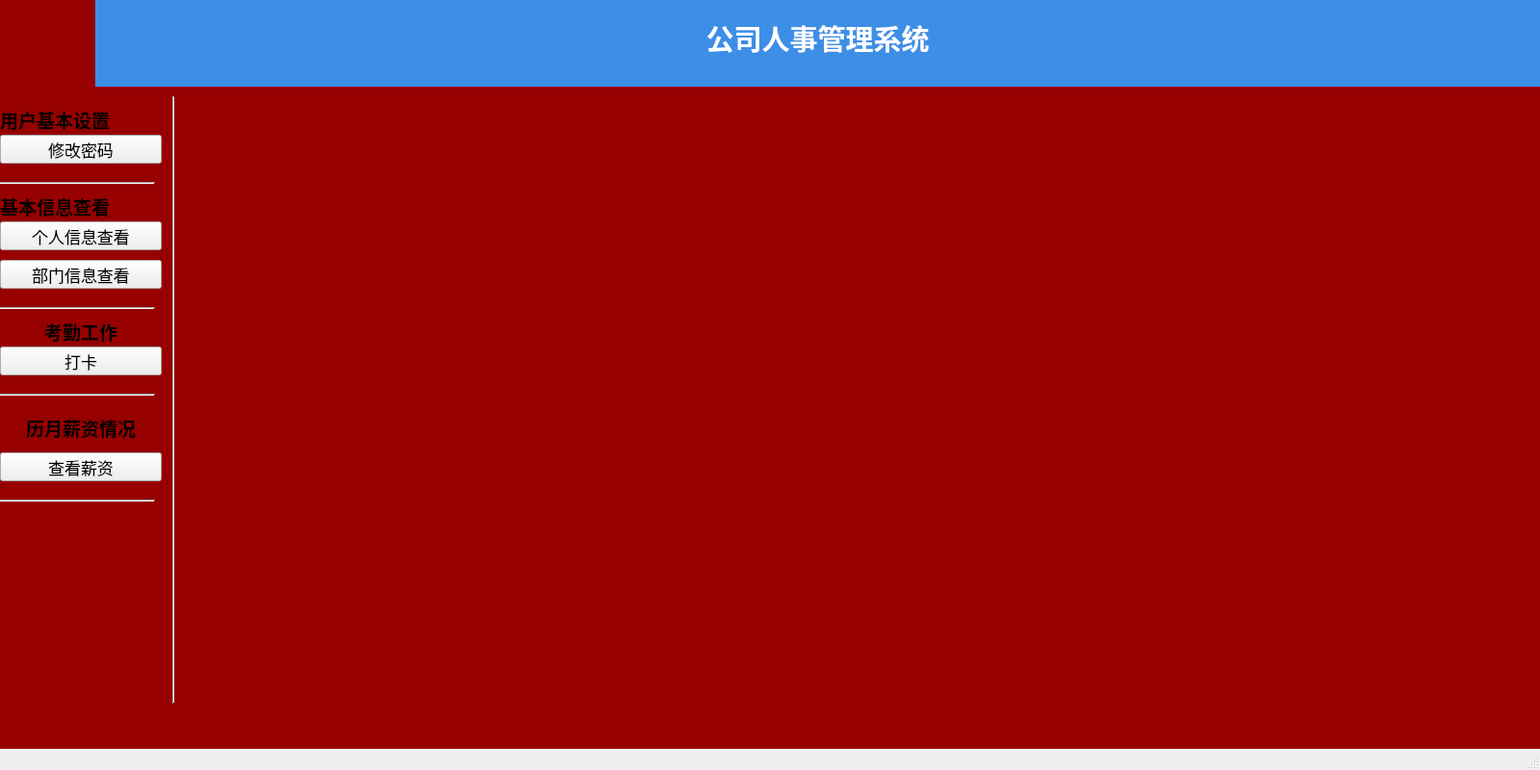
<?xml version="1.0" encoding="UTF-8"?>
<ui version="4.0">
 <class>stu_mainwindow</class>
 <widget class="QMainWindow" name="stu_mainwindow">
  <property name="geometry">
   <rect>
    <x>0</x>
    <y>0</y>
    <width>1600</width>
    <height>800</height>
   </rect>
  </property>
  <property name="windowTitle">
   <string>MainWindow</string>
  </property>
  <widget class="QWidget" name="centralwidget">
   <widget class="QLabel" name="label_background">
    <property name="geometry">
     <rect>
      <x>0</x>
      <y>-10</y>
      <width>1600</width>
      <height>800</height>
     </rect>
    </property>
    <property name="styleSheet">
     <string notr="true">border-image: url(:/myImages/images/background3.jpg);
background-color: rgb(150, 0, 0);</string>
    </property>
    <property name="text">
     <string/>
    </property>
   </widget>
   <widget class="QLabel" name="label_up">
    <property name="geometry">
     <rect>
      <x>99</x>
      <y>-10</y>
      <width>1501</width>
      <height>100</height>
     </rect>
    </property>
    <property name="font">
     <font>
      <family>AcadEref</family>
      <pointsize>22</pointsize>
      <weight>75</weight>
      <bold>true</bold>
     </font>
    </property>
    <property name="styleSheet">
     <string notr="true">
background-color: rgb(60,142,231);</string>
    </property>
    <property name="text">
     <string>&lt;html&gt;&lt;head/&gt;&lt;body&gt;&lt;p align=&quot;center&quot;&gt;&lt;span style=&quot; color:#ffffff;&quot;&gt;公司人事管理系统&lt;/span&gt;&lt;/p&gt;&lt;/body&gt;&lt;/html&gt;</string>
    </property>
   </widget>
   <widget class="Line" name="line_3">
    <property name="geometry">
     <rect>
      <x>0</x>
      <y>310</y>
      <width>161</width>
      <height>20</height>
     </rect>
    </property>
    <property name="orientation">
     <enum>Qt::Horizontal</enum>
    </property>
   </widget>
   <widget class="QLabel" name="label_8">
    <property name="geometry">
     <rect>
      <x>0</x>
      <y>110</y>
      <width>168</width>
      <height>30</height>
     </rect>
    </property>
    <property name="text">
     <string>&lt;html&gt;&lt;head/&gt;&lt;body&gt;&lt;p&gt;&lt;span style=&quot; font-size:14pt; font-weight:600;&quot;&gt;用户基本设置&lt;/span&gt;&lt;/p&gt;&lt;/body&gt;&lt;/html&gt;</string>
    </property>
   </widget>
   <widget class="Line" name="line_5">
    <property name="geometry">
     <rect>
      <x>170</x>
      <y>100</y>
      <width>20</width>
      <height>631</height>
     </rect>
    </property>
    <property name="orientation">
     <enum>Qt::Vertical</enum>
    </property>
   </widget>
   <widget class="QPushButton" name="pushButton_searchTiwen">
    <property name="geometry">
     <rect>
      <x>0</x>
      <y>360</y>
      <width>168</width>
      <height>30</height>
     </rect>
    </property>
    <property name="font">
     <font>
      <pointsize>13</pointsize>
     </font>
    </property>
    <property name="text">
     <string>打卡</string>
    </property>
   </widget>
   <widget class="QPushButton" name="pushButton_searchApart">
    <property name="geometry">
     <rect>
      <x>0</x>
      <y>270</y>
      <width>168</width>
      <height>30</height>
     </rect>
    </property>
    <property name="font">
     <font>
      <pointsize>13</pointsize>
     </font>
    </property>
    <property name="text">
     <string>部门信息查看</string>
    </property>
   </widget>
   <widget class="QLabel" name="label_9">
    <property name="geometry">
     <rect>
      <x>0</x>
      <y>200</y>
      <width>168</width>
      <height>30</height>
     </rect>
    </property>
    <property name="text">
     <string>&lt;html&gt;&lt;head/&gt;&lt;body&gt;&lt;p&gt;&lt;span style=&quot; font-size:14pt; font-weight:600;&quot;&gt;基本信息查看&lt;/span&gt;&lt;/p&gt;&lt;/body&gt;&lt;/html&gt;</string>
    </property>
   </widget>
   <widget class="QLabel" name="label_10">
    <property name="geometry">
     <rect>
      <x>0</x>
      <y>330</y>
      <width>168</width>
      <height>30</height>
     </rect>
    </property>
    <property name="text">
     <string>&lt;html&gt;&lt;head/&gt;&lt;body&gt;&lt;p align=&quot;center&quot;&gt;&lt;span style=&quot; font-size:14pt; font-weight:600;&quot;&gt;考勤工作&lt;/span&gt;&lt;/p&gt;&lt;/body&gt;&lt;/html&gt;</string>
    </property>
   </widget>
   <widget class="QStackedWidget" name="stackedWidget">
    <property name="geometry">
     <rect>
      <x>380</x>
      <y>130</y>
      <width>890</width>
      <height>600</height>
     </rect>
    </property>
    <property name="currentIndex">
     <number>1</number>
    </property>
    <widget class="QWidget" name="page"/>
    <widget class="QWidget" name="page_2"/>
   </widget>
   <widget class="QPushButton" name="pushButton_searchStu">
    <property name="geometry">
     <rect>
      <x>0</x>
      <y>230</y>
      <width>168</width>
      <height>30</height>
     </rect>
    </property>
    <property name="font">
     <font>
      <pointsize>13</pointsize>
     </font>
    </property>
    <property name="text">
     <string>个人信息查看</string>
    </property>
   </widget>
   <widget class="Line" name="line_4">
    <property name="geometry">
     <rect>
      <x>0</x>
      <y>400</y>
      <width>161</width>
      <height>20</height>
     </rect>
    </property>
    <property name="orientation">
     <enum>Qt::Horizontal</enum>
    </property>
   </widget>
   <widget class="QLabel" name="label">
    <property name="geometry">
     <rect>
      <x>0</x>
      <y>-10</y>
      <width>100</width>
      <height>100</height>
     </rect>
    </property>
    <property name="styleSheet">
     <string notr="true">border-image: url(:/myImages/images/tubiao3.png);</string>
    </property>
    <property name="text">
     <string/>
    </property>
   </widget>
   <widget class="QPushButton" name="pushButton_mima">
    <property name="geometry">
     <rect>
      <x>0</x>
      <y>140</y>
      <width>168</width>
      <height>30</height>
     </rect>
    </property>
    <property name="font">
     <font>
      <pointsize>13</pointsize>
     </font>
    </property>
    <property name="text">
     <string>修改密码</string>
    </property>
   </widget>
   <widget class="Line" name="line_2">
    <property name="geometry">
     <rect>
      <x>0</x>
      <y>180</y>
      <width>161</width>
      <height>20</height>
     </rect>
    </property>
    <property name="orientation">
     <enum>Qt::Horizontal</enum>
    </property>
   </widget>
   <widget class="QLabel" name="label_11">
    <property name="geometry">
     <rect>
      <x>0</x>
      <y>430</y>
      <width>168</width>
      <height>30</height>
     </rect>
    </property>
    <property name="text">
     <string>&lt;html&gt;&lt;head/&gt;&lt;body&gt;&lt;p align=&quot;center&quot;&gt;&lt;span style=&quot; font-size:14pt; font-weight:600;&quot;&gt;历月薪资情况&lt;/span&gt;&lt;/p&gt;&lt;/body&gt;&lt;/html&gt;</string>
    </property>
   </widget>
   <widget class="QPushButton" name="pushButton_searchTiwen_3">
    <property name="geometry">
     <rect>
      <x>0</x>
      <y>470</y>
      <width>168</width>
      <height>30</height>
     </rect>
    </property>
    <property name="font">
     <font>
      <pointsize>13</pointsize>
     </font>
    </property>
    <property name="text">
     <string>查看薪资</string>
    </property>
   </widget>
   <widget class="Line" name="line_6">
    <property name="geometry">
     <rect>
      <x>0</x>
      <y>510</y>
      <width>161</width>
      <height>20</height>
     </rect>
    </property>
    <property name="orientation">
     <enum>Qt::Horizontal</enum>
    </property>
   </widget>
  </widget>
  <widget class="QMenuBar" name="menubar">
   <property name="geometry">
    <rect>
     <x>0</x>
     <y>0</y>
     <width>1600</width>
     <height>26</height>
    </rect>
   </property>
  </widget>
  <widget class="QStatusBar" name="statusbar"/>
 </widget>
 <resources/>
 <connections/>
</ui>
